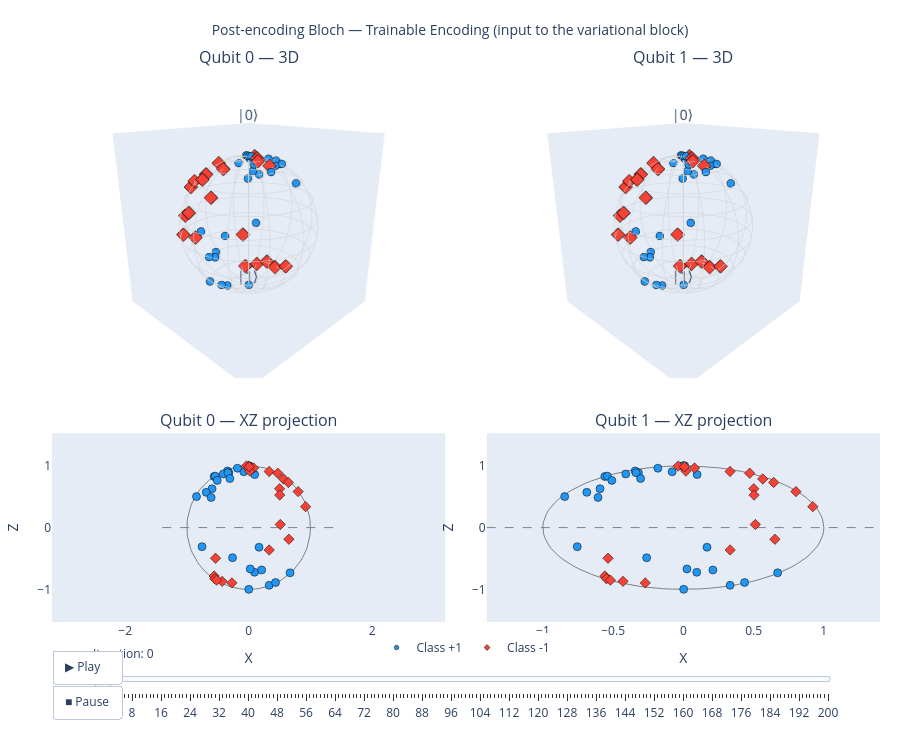

Write notebook code for a chart like this one.
### Markdown cell above
---
## 22b. Post-encoding Bloch sphere — Trainable Encoding (input to the variational block)

Same idea as Section 16b, but for the **trainable** encoding $\theta = w_k \cdot x_j$. Now the encoding state changes with training (via the 4 encoding weights $w_0,\dots,w_3$), so the slider scrubs through training iterations.

**Initial iteration (it=0)**: by construction we set $w_k = 1$, so this is *identical* to the fixed-encoding post-encoding state.

**Final iteration**: shows what the trainable encoding learned. Compare to:
- the post-encoding state at iteration 0 (this same slider, leftmost) — does the encoding alone separate the classes more after training?
- the post-circuit state in Section 22 (which also includes the variational layers) — how much *additional* separation does the ansatz add on top of the learned encoding?

If the post-encoding clusters at the final iteration already look well separated, the ansatz is doing comparatively little; the trainable encoding is doing the heavy lifting.

### Code cell
qibo.set_backend("numpy")  # Bloch path bypasses qibo

# Pre-compute Bloch coordinates for every (iteration, sample). One batched
# numpy forward per iteration -- cheap.
print("Pre-computing Bloch sphere states (this populates the slider frames)...")
bloch_te_enc = precompute_bloch(history_te['params'], X_bloch, nqubits, circuit_type='trainable_encoding')

# Self-contained Plotly viewer. All frame data is embedded in the figure JSON,
# so once this cell has been run the slider keeps working in the saved
# notebook (no kernel needed).
fig_bloch_te_enc = make_bloch_plotly(bloch_te_enc, Y_bloch, 2,
                                  suptitle="Post-encoding Bloch — Trainable Encoding (input to the variational block)", height=740)
fig_bloch_te_enc.show()
